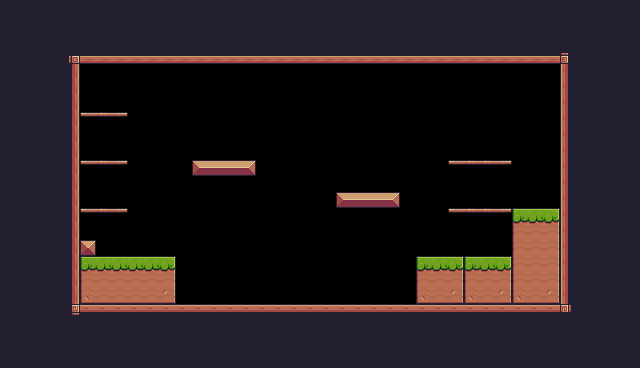

This game map was drawn from its Tiled (.tmx) file and the tilesets committed beside it. A one-line description and the full map source follow:
An orthogonal 40x23 tile map with 16x16 px tiles, 1 tile layer (Background) and 31 objects (11x Fruit, 5x Platform, Player, Saw, Checkpoint, ...).

<map version="1.10" tiledversion="1.12.2" orientation="orthogonal" renderorder="right-down" width="40" height="23" tilewidth="16" tileheight="16" infinite="0" nextlayerid="4" nextobjectid="75">
 <tileset firstgid="1" source="Pixel Adventure.tsx" />
 <layer id="1" name="Background" width="40" height="23">
  <properties>
   <property name="BackgroundColor" value="Gray" />
  </properties>
  <data encoding="csv">
24,24,24,24,24,24,24,24,24,24,24,24,24,24,24,24,24,24,24,24,24,24,24,24,24,24,24,24,24,24,24,24,24,24,24,24,24,24,24,24,
24,24,24,24,24,24,24,24,24,24,24,24,24,24,24,24,24,24,24,24,24,24,24,24,24,24,24,24,24,24,24,24,24,24,24,24,24,24,24,24,
24,24,24,24,24,24,24,24,24,24,24,24,24,24,24,24,24,24,24,24,24,24,24,24,24,24,24,24,24,24,24,24,24,24,24,24,24,24,24,24,
24,24,24,24,92,134,134,134,134,134,134,134,134,134,134,134,134,134,134,134,134,134,134,134,134,134,134,134,134,134,134,134,134,134,134,93,24,24,24,24,
24,24,24,24,113,0,0,0,0,0,0,0,0,0,0,0,0,0,0,0,0,0,0,0,0,0,0,0,0,0,0,0,0,0,0,111,24,24,24,24,
24,24,24,24,113,0,0,0,0,0,0,0,0,0,0,0,0,0,0,0,0,0,0,0,0,0,0,0,0,0,0,0,0,0,0,111,24,24,24,24,
24,24,24,24,113,0,0,0,0,0,0,0,0,0,0,0,0,0,0,0,0,0,0,0,0,0,0,0,0,0,0,0,0,0,0,111,24,24,24,24,
24,24,24,24,113,40,41,42,0,0,0,0,0,0,0,0,0,0,0,0,0,0,0,0,0,0,0,0,0,0,0,0,0,0,0,111,24,24,24,24,
24,24,24,24,113,0,0,0,0,0,0,0,0,0,0,0,0,0,0,0,0,0,0,0,0,0,0,0,0,0,0,0,0,0,0,111,24,24,24,24,
24,24,24,24,113,0,0,0,0,0,0,0,0,0,0,0,0,0,0,0,0,0,0,0,0,0,0,0,0,0,0,0,0,0,0,111,24,24,24,24,
24,24,24,24,113,40,41,42,0,0,0,0,13,14,14,15,0,0,0,0,0,0,0,0,0,0,0,0,40,41,41,42,0,0,0,111,24,24,24,24,
24,24,24,24,113,0,0,0,0,0,0,0,0,0,0,0,0,0,0,0,0,0,0,0,0,0,0,0,0,0,0,0,0,0,0,111,24,24,24,24,
24,24,24,24,113,0,0,0,0,0,0,0,0,0,0,0,0,0,0,0,0,13,14,14,15,0,0,0,0,0,0,0,0,0,0,111,24,24,24,24,
24,24,24,24,113,40,41,42,0,0,0,0,0,0,0,0,0,0,0,0,0,0,0,0,0,0,0,0,40,41,41,42,7,8,9,111,24,24,24,24,
24,24,24,24,113,0,0,0,0,0,0,0,0,0,0,0,0,0,0,0,0,0,0,0,0,0,0,0,0,0,0,0,29,30,31,111,24,24,24,24,
24,24,24,24,113,35,0,0,0,0,0,0,0,0,0,0,0,0,0,0,0,0,0,0,0,0,0,0,0,0,0,0,29,30,31,111,24,24,24,24,
24,24,24,24,113,7,8,8,8,8,9,0,0,0,0,0,0,0,0,0,0,0,0,0,0,0,7,8,9,7,8,9,29,30,31,111,24,24,24,24,
24,24,24,24,113,29,30,30,30,30,31,0,0,0,0,0,0,0,0,0,0,0,0,0,0,0,29,30,31,29,30,31,29,30,31,111,24,24,24,24,
24,24,24,24,113,51,52,52,52,52,53,0,0,0,0,0,0,0,0,0,0,0,0,0,0,0,51,52,53,51,52,53,51,52,53,111,24,24,24,24,
24,24,24,24,114,90,90,90,90,90,90,90,90,90,90,90,90,90,90,90,90,90,90,90,90,90,90,90,90,90,90,90,90,90,90,115,24,24,24,24,
24,24,24,24,24,24,24,24,24,24,24,24,24,24,24,24,24,24,24,24,24,24,24,24,24,24,24,24,24,24,24,24,24,24,24,24,24,24,24,24,
24,24,24,24,24,24,24,24,24,24,24,24,24,24,24,24,24,24,24,24,24,24,24,24,24,24,24,24,24,24,24,24,24,24,24,24,24,24,24,24,
24,24,24,24,24,24,24,24,24,24,24,24,24,24,24,24,24,24,24,24,24,24,24,24,24,24,24,24,24,24,24,24,24,24,24,24,24,24,24,24
</data>
 </layer>
 <objectgroup id="2" name="Spawnpoints">
  <object id="17" name="Player" type="Player" x="144" y="224" width="32" height="32" />
  <object id="50" name="Apple" type="Fruit" x="96" y="80" width="32" height="32" />
  <object id="52" name="Bananas" type="Fruit" x="96" y="128" width="32" height="32" />
  <object id="53" name="Melon" type="Fruit" x="96" y="176" width="32" height="32" />
  <object id="55" name="Cherries" type="Fruit" x="192" y="128" width="32" height="32" />
  <object id="56" name="Cherries" type="Fruit" x="224" y="128" width="32" height="32" />
  <object id="57" name="Cherries" type="Fruit" x="208" y="96" width="32" height="32" />
  <object id="58" name="Kiwi" type="Fruit" x="336" y="160" width="32" height="32" />
  <object id="59" name="Kiwi" type="Fruit" x="368" y="160" width="32" height="32" />
  <object id="60" name="Kiwi" type="Fruit" x="352" y="128" width="32" height="32" />
  <object id="61" name="Orange" type="Fruit" x="464" y="128" width="32" height="32" />
  <object id="62" name="Pineapple" type="Fruit" x="464" y="176" width="32" height="32" />
  <object id="65" type="Saw" x="288" y="128" width="32" height="32">
   <properties>
    <property name="isVerticle" type="bool" value="true" />
    <property name="offNeg" type="float" value="4" />
    <property name="offPos" type="float" value="3" />
   </properties>
  </object>
  <object id="70" name="Checkpoint" type="Checkpoint" x="496" y="144" width="64" height="64" />
  <object id="72" x="496" y="240" />
  <object id="74" name="Chicken" type="Chicken" x="320" y="272" width="32" height="32">
   <properties>
    <property name="offNeg" type="float" value="10" />
    <property name="offPos" type="float" value="5" />
   </properties>
  </object>
 </objectgroup>
 <objectgroup id="3" name="Collisions">
  <object id="21" x="64" y="48" width="16" height="272" />
  <object id="22" x="80" y="48" width="496" height="16" />
  <object id="23" x="560" y="64" width="16" height="256" />
  <object id="24" x="80" y="304" width="480" height="16" />
  <object id="29" x="80" y="240" width="16" height="16" />
  <object id="30" x="80" y="256" width="96" height="48" />
  <object id="34" x="192" y="160" width="64" height="16" />
  <object id="35" x="336" y="192" width="64" height="16" />
  <object id="36" x="416" y="256" width="96" height="48" />
  <object id="40" type="Platform" x="448" y="208" width="64" height="16" />
  <object id="46" type="Platform" x="448" y="160" width="64" height="16" />
  <object id="47" type="Platform" x="80" y="208" width="48" height="16" />
  <object id="48" type="Platform" x="80" y="160" width="48" height="16" />
  <object id="49" type="Platform" x="80" y="112" width="48" height="16" />
  <object id="68" x="512" y="208" width="48" height="96" />
 </objectgroup>
</map>
